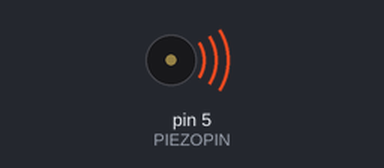
The sketch below on a simulated Arduino Uno, built with avr-gcc and run on an emulated ATmega328P. On the bench: buzzer (waves = sounding).

Above: at 0.4 s.
Timing chart, 0 to 15.6 s (numbered marks = the images above):
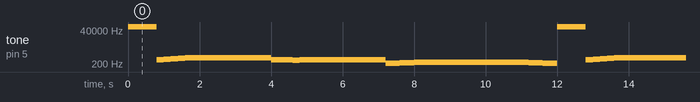

The sketch:

trololo.ino
```cpp
int PIEZOPIN = 5;

// One octave of notes between A4 and A5
int note_A4 = 440;
int note_As4 = 466; int note_Bb4 = note_As4;
int note_B4 = 494;
int note_C5 = 523;
int note_Cs5 = 554; int note_Db5 = note_Cs5;
int note_D5 = 587;
int note_Ds5 = 622; int note_Eb5 = note_Ds5;
int note_E5 = 659;
int note_F5 = 698;
int note_Fs5 = 740; int note_Gb5 = note_Fs5;
int note_G5 = 784;
int note_Gs5 = 830; int note_Ab5 = note_Gs5;

int note_A5 = note_A4 * 2;
int note_As5 = note_As4 * 2; int note_Bb5 = note_As5;
int note_B5 = note_B4 * 2;

int note_rest = -1;

// note lengths defined here
long whole_note = 1600; // change tempo by changing duration of one measure
long half_note = whole_note / 2;
long quarter_note = whole_note / 4;
long eighth_note = whole_note / 8;
long sixteenth_note = whole_note / 16;

// WRITE YOUR SONG HERE
int song[14][2] = {{note_rest,half_note}, {note_G5/2,eighth_note}, {note_Gs5/2,eighth_note}, {note_A4,eighth_note}, {note_B4,eighth_note}, {note_C5,whole_note + half_note}, {note_G5/2,quarter_note + eighth_note}, {note_F5/2,eighth_note}, {note_G5/2,whole_note + half_note}, {note_A4/2,quarter_note}, {note_B4/2,quarter_note}, {note_C5/2,whole_note + whole_note}, {note_B4/2,quarter_note}, {note_A4/2,quarter_note}};
int slen = 14;

// if you want there to be silence between notes,
//   staccato should be true
bool staccato = true;

void setup() {
  pinMode(PIEZOPIN, OUTPUT);
}

void loop() {

  //PLAY YOUR SONG HERE
  for(int i = 0; i < slen; i++){
    tone(PIEZOPIN, song[i][0]);
    delay(song[i][1]);
  }
}
```

Measured:
- by itself, tone on pin 5 (PIEZOPIN): repeats every 12.0 s: 392 Hz 0.20 s, 415 Hz 0.20 s, 440 Hz 0.20 s, 494 Hz 0.20 s, 523 Hz 2.4 s, 392 Hz 0.60 s, 349 Hz 0.20 s, 392 Hz 2.4 s, 220 Hz 0.40 s, 247 Hz 0.40 s, 261 Hz 3.2 s, 247 Hz 0.40 s, 220 Hz 0.40 s, 65535 Hz 0.80 s
